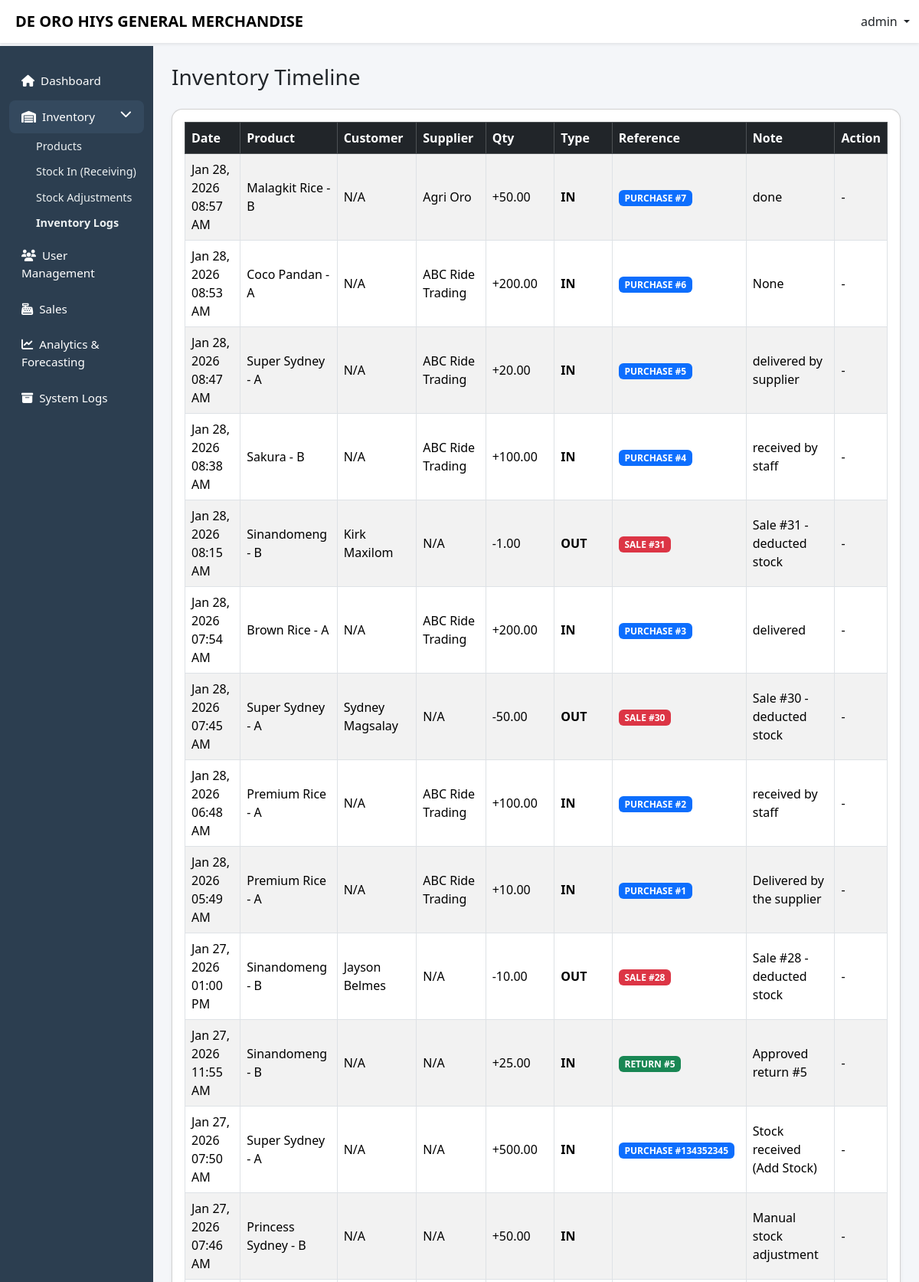
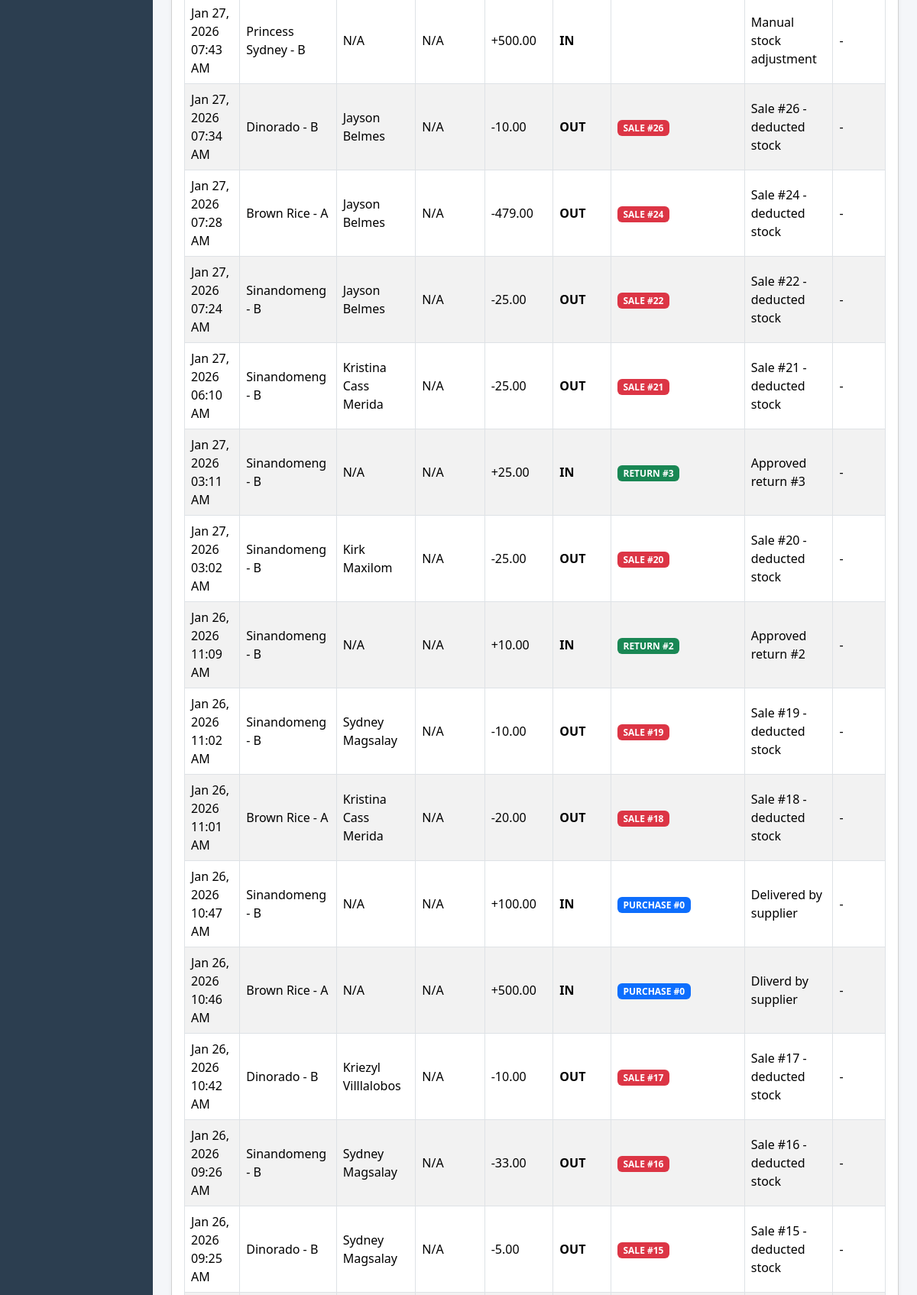
Page /inventory/inventory.php (signed in, upper part) on the committed database (2 pictures, top to bottom).
### tables this page shows
CREATE TABLE `inventory_transactions` (
    `inventTrans_id` int(11) NOT NULL,
    `product_id` int(11) DEFAULT NULL,
    `qty_kg` decimal(10,2) DEFAULT NULL,
    `reference_id` int(11) DEFAULT NULL,
    `reference_type` enum('sale','purchase','return','delivery','adjust') DEFAULT NULL,
    `type` enum('in','out','adjust') DEFAULT NULL,
    `note` text DEFAULT NULL,
    `created_at` timestamp NOT NULL DEFAULT current_timestamp()
  );

CREATE TABLE `products` (
    `product_id` int(11) NOT NULL,
    `variety` varchar(100) DEFAULT NULL,
    `grade` varchar(50) DEFAULT NULL,
    `sku` varchar(50) DEFAULT NULL,
    `unit_weight_kg` decimal(10,2) DEFAULT NULL,
    `unit_price` decimal(10,2) DEFAULT NULL,
    `delivery_date` date DEFAULT NULL,
    `created_at` timestamp NOT NULL DEFAULT current_timestamp(),
    `archived` tinyint(1) NOT NULL DEFAULT 0,
    `stock_kg` decimal(10,2) NOT NULL DEFAULT 0.00
  );

CREATE TABLE `suppliers` (
    `supplier_id` int(11) NOT NULL,
    `name` varchar(100) NOT NULL,
    `phone` varchar(20) DEFAULT NULL,
    `address` text DEFAULT NULL,
    `created_at` timestamp NOT NULL DEFAULT current_timestamp(),
    `status` enum('active','inactive') DEFAULT 'active'
  );

CREATE TABLE `customers` (
    `customer_id` int(11) NOT NULL,
    `first_name` varchar(50) DEFAULT NULL,
    `last_name` varchar(50) DEFAULT NULL,
    `phone` varchar(20) DEFAULT NULL,
    `address` text DEFAULT NULL,
    `created_at` timestamp NOT NULL DEFAULT current_timestamp()
  );

### inventory/inventory.php (the view, shortened to what this page needs)
<?php
$username = $_SESSION['username'] ?? 'User';
include '../config/db.php';
?>
<!DOCTYPE html>
<html lang="en">
<head>
<link href="https://cdn.jsdelivr.net/npm/bootstrap@5.3.2/dist/css/bootstrap.min.css" rel="stylesheet">
<link href="https://cdnjs.cloudflare.com/ajax/libs/font-awesome/6.5.1/css/all.min.css" rel="stylesheet">
</head>
<body>
<nav class="navbar navbar-expand-lg navbar-light bg-white shadow-sm fixed-top">
  <div class="container-fluid">
    <span class="navbar-brand fw-bold ms-2">DE ORO HIYS GENERAL MERCHANDISE</span>
    <div class="ms-auto dropdown">
      <a class="nav-link dropdown-toggle" data-bs-toggle="dropdown" href="#">
        <?= htmlspecialchars($username) ?>
      </a>
    </div>
  </div>
</nav>
<div class="container-fluid">
<div class="row">
<nav id="sidebarMenu" class="col-lg-2 d-lg-block sidebar collapse">
<div class="pt-4">
<ul class="nav flex-column gap-1">
<li class="nav-item"><a class="nav-link" href="../admin/dashboard.php"><i class="fas fa-home me-2"></i>Dashboard</a></li>
<li class="nav-item">
  <a class="nav-link active" data-bs-toggle="collapse" href="#inventoryMenu">
    <i class="fas fa-warehouse me-2"></i>Inventory
    <i class="fas fa-chevron-down float-end"></i>
  </a>
  <div class="collapse show submenu" id="inventoryMenu">
    <a href="../admin/products.php">Products</a>
    <a href="../inventory/add_stock.php">Stock In (Receiving)</a>
    <a href="../inventory/adjust_stock.php">Stock Adjustments</a>
    <a href="../inventory/inventory.php" class="fw-bold">Inventory Logs</a>
  </div>
</li>
<li class="nav-item"><a class="nav-link" href="../admin/users.php"><i class="fas fa-users me-2"></i>User Management</a></li>
<li class="nav-item"><a class="nav-link" href="../admin/sales.php"><i class="fas fa-cash-register me-2"></i>Sales</a></li>
<li class="nav-item"><a class="nav-link" href="../admin/analytics.php"><i class="fas fa-chart-line me-2"></i>Analytics & Forecasting</a></li>
<li class="nav-item"><a class="nav-link" href="../admin/system_logs.php"><i class="fas fa-archive me-2"></i>System Logs</a></li>
</ul>
</div>
</nav>
<main class="col-lg-10 ms-auto main-content">
<div class="container-fluid py-4">
<h3 class="mb-4">Inventory Timeline</h3>
<div class="card modern-card shadow-sm">
<div class="card-body table-responsive">
<table class="table table-striped table-bordered align-middle">
<thead class="table-dark">
<tr>
  <th>Date</th>
  <th>Product</th>
  <th>Customer</th>
  <th>Supplier</th>
  <th>Qty</th>
  <th>Type</th>
  <th>Reference</th>
  <th>Note</th>
  <th>Action</th>
</tr>
</thead>
<tbody>
<?php
$sql = "
SELECT
    it.*,
    p.variety,
    p.grade,
    r.return_id,
    r.status AS return_status,
    sa.sale_id,
    c.first_name,
    c.last_name,
    pu.purchases_id,
    sup.name AS supplier_name
FROM inventory_transactions it
LEFT JOIN products p ON it.product_id = p.product_id
LEFT JOIN returns r
    ON it.reference_type='return' AND it.reference_id = r.return_id
LEFT JOIN sales sa
    ON it.reference_type='sale' AND it.reference_id = sa.sale_id
LEFT JOIN customers c
    ON sa.customer_id = c.customer_id
LEFT JOIN purchases pu
    ON it.reference_type='purchase' AND it.reference_id = pu.purchases_id
LEFT JOIN suppliers sup
    ON pu.supplier_id = sup.supplier_id
ORDER BY it.created_at DESC
";
$result = $conn->query($sql);
while($row = $result->fetch_assoc()){
    $date = date("M d, Y h:i A", strtotime($row['created_at']));
    $product = trim(($row['variety'] ?? '')." - ".($row['grade'] ?? ''));
    if($product === "-") $product = "N/A";
    $customer = (!empty($row['first_name'])) ? ($row['first_name']." ".$row['last_name']) : "N/A";
    $type = strtolower(trim($row['type'] ?? ''));
    $isIn = ($type === 'in');
    $ref = strtoupper(trim($row['reference_type'] ?? ''));
    $qtyNum = (float)($row['qty_kg'] ?? 0);
    if($type === 'adjust'){
        $qty = ($qtyNum >= 0 ? '+' : '-') . number_format(abs($qtyNum), 2);
    } else {
        $qty = ($isIn ? '+' : '-') . number_format(abs($qtyNum), 2);
    }
    $typeText = strtoupper($type);
    if($type === 'adjust') $typeClass = "type-adjust";
    else $typeClass = $isIn ? "type-in" : "type-out";
    $supplier = (!empty($row['supplier_name'])) ? $row['supplier_name'] : 'N/A';
    $showSupplier = ($isIn && $ref === "PURCHASE") ? $supplier : "N/A";
    $refBadge = "";
    if($ref === "RETURN") $refBadge = "<span class='badge badge-return'>RETURN #".(int)$row['reference_id']."</span>";
    else if($ref === "SALE") $refBadge = "<span class='badge badge-sale'>SALE #".(int)$row['reference_id']."</span>";
    else if($ref === "PURCHASE") $refBadge = "<span class='badge badge-purchase'>PURCHASE #".(int)$row['reference_id']."</span>";
    else if($ref === "ADJUST") $refBadge = "<span class='badge badge-adjust'>ADJUST</span>";
    else $refBadge = "<span class='badge bg-secondary'>".$ref."</span>";
    $note = htmlspecialchars($row['note'] ?? '');
    echo "<tr>
        <td>{$date}</td>
        <td>".htmlspecialchars($product)."</td>
        <td>".htmlspecialchars($customer)."</td>
        <td>".htmlspecialchars($showSupplier)."</td>
        <td>{$qty}</td>
        <td class='{$typeClass}'>{$typeText}</td>
        <td>{$refBadge}</td>
        <td>{$note}</td>
        <td>";
    if($ref === "RETURN" && isset($row['return_id']) && strtolower($row['return_status'] ?? '') === 'pending'){
        echo "<form method='POST' class='m-0'>
                <input type='hidden' name='return_id' value='".(int)$row['return_id']."'>
                <button type='submit' name='approve_return' class='btn btn-sm btn-success'>Approve</button>
              </form>";
    } else {
        echo "-";
    }
    echo "</td></tr>";
}
?>
</tbody>
</table>
</div>
</div>
</div>
</main>
</div>
</div>
</body>
</html>

### inventory/inventory.php (style rules this page uses)
body { background:#f4f6f9; padding-top: 60px; }
.sidebar { min-height:100vh; background:#2c3e50; padding-top: 0px; }
.sidebar .nav-link { color:#fff; padding:10px 16px; border-radius:8px; font-size:.95rem; }
.sidebar .nav-link:hover, .sidebar .nav-link.active { background:#34495e; }
.sidebar .submenu { padding-left:35px; }
.sidebar .submenu a { font-size:.9rem; padding:6px 0; display:block; color:#ecf0f1; text-decoration:none; }
.modern-card { border-radius:14px; box-shadow:0 6px 16px rgba(0,0,0,.12); transition:.3s; }
.main-content { padding-top:0px; }
.table td, .table th { padding:0.5rem; vertical-align: middle; }
.badge-return { background-color:#198754; }
.badge-sale { background-color:#dc3545; }
.badge-purchase { background-color:#0d6efd; }
.type-in { color:#198754; font-weight:700; }
.type-out { color:#dc3545; font-weight:700; }

### rows in the picture
inventory_transactions: created_at "Jan 28, 2026 08:57 AM", product.grade "Malagkit Rice - B", customer "N/A", suppliers.name "Agri Oro", qty "+50.00", type "IN", reference "7", note "done"
inventory_transactions: created_at "Jan 28, 2026 08:53 AM", product.grade "Coco Pandan - A", customer "N/A", suppliers.name "ABC Ride Trading", qty "+200.00", type "IN", reference "6", note "None"
inventory_transactions: created_at "Jan 28, 2026 08:47 AM", product.grade "Super Sydney - A", customer "N/A", suppliers.name "ABC Ride Trading", qty "+20.00", type "IN", reference "5", note "delivered by supplier"
inventory_transactions: created_at "Jan 28, 2026 08:38 AM", product.grade "Sakura - B", customer "N/A", suppliers.name "ABC Ride Trading", qty "+100.00", type "IN", reference "4", note "received by staff"
inventory_transactions: created_at "Jan 28, 2026 08:15 AM", product.grade "Sinandomeng - B", customers.first_name+last_name "Kirk Maxilom", type "N/A", qty "-1.00", type "OUT", reference "31", note "Sale #31 - deducted stock"
inventory_transactions: created_at "Jan 28, 2026 07:54 AM", product.grade "Brown Rice - A", customer "N/A", suppliers.name "ABC Ride Trading", qty "+200.00", type "IN", reference "3", note "delivered"
inventory_transactions: created_at "Jan 28, 2026 07:45 AM", product.grade "Super Sydney - A", customers.first_name+last_name "Sydney Magsalay", type "N/A", qty "-50.00", type "OUT", reference "30", note "Sale #30 - deducted stock"
inventory_transactions: created_at "Jan 28, 2026 06:48 AM", product.grade "Premium Rice - A", customer "N/A", suppliers.name "ABC Ride Trading", qty "+100.00", type "IN", reference "2", note "received by staff"
inventory_transactions: created_at "Jan 28, 2026 05:49 AM", product.grade "Premium Rice - A", customer "N/A", suppliers.name "ABC Ride Trading", qty "+10.00", type "IN", reference "1", note "Delivered by the supplier"
inventory_transactions: created_at "Jan 27, 2026 01:00 PM", product.grade "Sinandomeng - B", customers.first_name+last_name "Jayson Belmes", type "N/A", qty "-10.00", type "OUT", reference "28", note "Sale #28 - deducted stock"
inventory_transactions: created_at "Jan 27, 2026 11:55 AM", product.grade "Sinandomeng - B", customer "N/A", showSupplier "N/A", qty "+25.00", type "IN", reference "5", note "Approved return #5"
inventory_transactions: created_at "Jan 27, 2026 07:50 AM", product.grade "Super Sydney - A", customer "N/A", showSupplier "N/A", qty "+500.00", type "IN", reference "134352345", note "Stock received (Add Stock)"
inventory_transactions: created_at "Jan 27, 2026 07:46 AM", product.grade "Princess Sydney - B", customer "N/A", showSupplier "N/A", qty "+50.00", type "IN", note "Manual stock adjustment"
inventory_transactions: created_at "Jan 27, 2026 07:43 AM", product.grade "Princess Sydney - B", customer "N/A", showSupplier "N/A", qty "+500.00", type "IN", note "Manual stock adjustment"
inventory_transactions: created_at "Jan 27, 2026 07:34 AM", product.grade "Dinorado - B", customers.first_name+last_name "Jayson Belmes", type "N/A", qty "-10.00", type "OUT", reference "26", note "Sale #26 - deducted stock"
inventory_transactions: created_at "Jan 27, 2026 07:28 AM", product.grade "Brown Rice - A", customers.first_name+last_name "Jayson Belmes", type "N/A", qty "-479.00", type "OUT", reference "24", note "Sale #24 - deducted stock"
inventory_transactions: created_at "Jan 27, 2026 07:24 AM", product.grade "Sinandomeng - B", customers.first_name+last_name "Jayson Belmes", type "N/A", qty "-25.00", type "OUT", reference "22", note "Sale #22 - deducted stock"
inventory_transactions: created_at "Jan 27, 2026 06:10 AM", product.grade "Sinandomeng - B", customers.first_name+last_name "Kristina Cass Merida", type "N/A", qty "-25.00", type "OUT", reference "21", note "Sale #21 - deducted stock"
inventory_transactions: created_at "Jan 27, 2026 03:11 AM", product.grade "Sinandomeng - B", customer "N/A", showSupplier "N/A", qty "+25.00", type "IN", reference "3", note "Approved return #3"
inventory_transactions: created_at "Jan 27, 2026 03:02 AM", product.grade "Sinandomeng - B", customers.first_name+last_name "Kirk Maxilom", type "N/A", qty "-25.00", type "OUT", reference "20", note "Sale #20 - deducted stock"
inventory_transactions: created_at "Jan 26, 2026 11:09 AM", product.grade "Sinandomeng - B", customer "N/A", showSupplier "N/A", qty "+10.00", type "IN", reference "2", note "Approved return #2"
inventory_transactions: created_at "Jan 26, 2026 11:02 AM", product.grade "Sinandomeng - B", customers.first_name+last_name "Sydney Magsalay", type "N/A", qty "-10.00", type "OUT", reference "19", note "Sale #19 - deducted stock"
inventory_transactions: created_at "Jan 26, 2026 11:01 AM", product.grade "Brown Rice - A", customers.first_name+last_name "Kristina Cass Merida", type "N/A", qty "-20.00", type "OUT", reference "18", note "Sale #18 - deducted stock"
inventory_transactions: created_at "Jan 26, 2026 10:47 AM", product.grade "Sinandomeng - B", customer "N/A", showSupplier "N/A", qty "+100.00", type "IN", reference "0", note "Delivered by supplier"
inventory_transactions: created_at "Jan 26, 2026 10:46 AM", product.grade "Brown Rice - A", customer "N/A", showSupplier "N/A", qty "+500.00", type "IN", reference "0", note "Dliverd by supplier"
inventory_transactions: created_at "Jan 26, 2026 10:42 AM", product.grade "Dinorado - B", customers.first_name+last_name "Kriezyl Villlalobos", type "N/A", qty "-10.00", type "OUT", reference "17", note "Sale #17 - deducted stock"
inventory_transactions: created_at "Jan 26, 2026 09:26 AM", product.grade "Sinandomeng - B", customers.first_name+last_name "Sydney Magsalay", type "N/A", qty "-33.00", type "OUT", reference "16", note "Sale #16 - deducted stock"
inventory_transactions: created_at "Jan 26, 2026 09:25 AM", product.grade "Dinorado - B", customers.first_name+last_name "Sydney Magsalay", type "N/A", qty "-5.00", type "OUT", reference "15", note "Sale #15 - deducted stock"

### other values in the picture
$username "admin"
